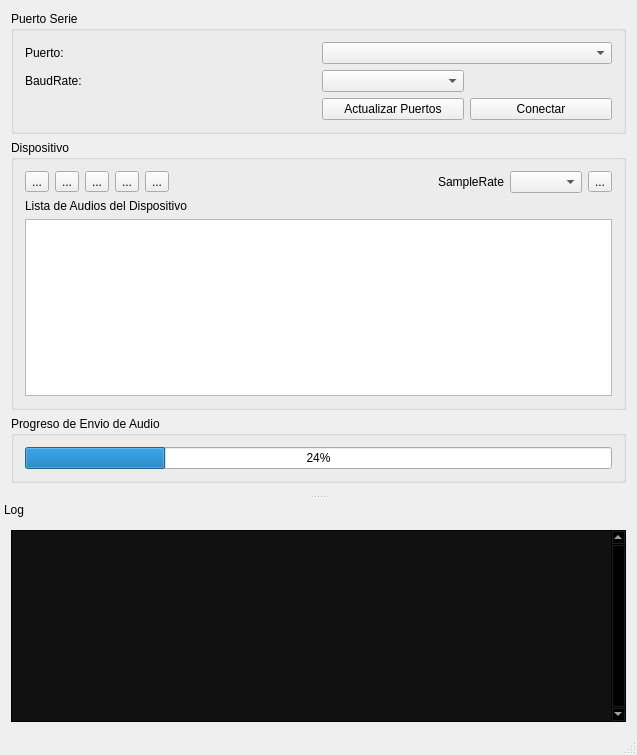
<?xml version="1.0" encoding="UTF-8"?>
<ui version="4.0">
 <class>MainWindow</class>
 <widget class="QMainWindow" name="MainWindow">
  <property name="geometry">
   <rect>
    <x>0</x>
    <y>0</y>
    <width>637</width>
    <height>755</height>
   </rect>
  </property>
  <property name="minimumSize">
   <size>
    <width>400</width>
    <height>400</height>
   </size>
  </property>
  <property name="baseSize">
   <size>
    <width>400</width>
    <height>400</height>
   </size>
  </property>
  <property name="windowTitle">
   <string>TPO Informatica 2</string>
  </property>
  <widget class="QWidget" name="centralWidget">
   <layout class="QGridLayout" name="gridLayout_4">
    <item row="1" column="0">
     <widget class="QGroupBox" name="groupBox_DeviceControl">
      <property name="title">
       <string>Dispositivo</string>
      </property>
      <property name="checkable">
       <bool>false</bool>
      </property>
      <layout class="QGridLayout" name="gridLayout">
       <item row="0" column="0">
        <layout class="QHBoxLayout" name="horizontalLayout">
         <item>
          <widget class="QToolButton" name="toolButton_Previous">
           <property name="text">
            <string>...</string>
           </property>
           <property name="icon">
            <iconset resource="icons.qrc">
             <normaloff>:/images/media-previous.png</normaloff>:/images/media-previous.png</iconset>
           </property>
           <property name="iconSize">
            <size>
             <width>32</width>
             <height>32</height>
            </size>
           </property>
          </widget>
         </item>
         <item>
          <widget class="QToolButton" name="toolButton_Stop">
           <property name="text">
            <string>...</string>
           </property>
           <property name="icon">
            <iconset resource="icons.qrc">
             <normaloff>:/images/media-stop.png</normaloff>:/images/media-stop.png</iconset>
           </property>
           <property name="iconSize">
            <size>
             <width>32</width>
             <height>32</height>
            </size>
           </property>
          </widget>
         </item>
         <item>
          <widget class="QToolButton" name="toolButton_Pause">
           <property name="text">
            <string>...</string>
           </property>
           <property name="icon">
            <iconset resource="icons.qrc">
             <normaloff>:/images/media-pause.png</normaloff>:/images/media-pause.png</iconset>
           </property>
           <property name="iconSize">
            <size>
             <width>32</width>
             <height>32</height>
            </size>
           </property>
          </widget>
         </item>
         <item>
          <widget class="QToolButton" name="toolButton_Play">
           <property name="text">
            <string>...</string>
           </property>
           <property name="icon">
            <iconset resource="icons.qrc">
             <normaloff>:/images/media-play.png</normaloff>:/images/media-play.png</iconset>
           </property>
           <property name="iconSize">
            <size>
             <width>32</width>
             <height>32</height>
            </size>
           </property>
          </widget>
         </item>
         <item>
          <widget class="QToolButton" name="toolButton_Next">
           <property name="text">
            <string>...</string>
           </property>
           <property name="icon">
            <iconset resource="icons.qrc">
             <normaloff>:/images/media-next.png</normaloff>:/images/media-next.png</iconset>
           </property>
           <property name="iconSize">
            <size>
             <width>32</width>
             <height>32</height>
            </size>
           </property>
          </widget>
         </item>
         <item>
          <spacer name="horizontalSpacer">
           <property name="orientation">
            <enum>Qt::Horizontal</enum>
           </property>
           <property name="sizeHint" stdset="0">
            <size>
             <width>40</width>
             <height>20</height>
            </size>
           </property>
          </spacer>
         </item>
         <item>
          <widget class="QLabel" name="label_SampleRate">
           <property name="text">
            <string>SampleRate</string>
           </property>
          </widget>
         </item>
         <item>
          <widget class="QComboBox" name="comboBox_SampleRate"/>
         </item>
         <item>
          <widget class="QToolButton" name="toolButton_Upload">
           <property name="toolTip">
            <string>Transferir un archivo de Audio al dispositivo</string>
           </property>
           <property name="text">
            <string>...</string>
           </property>
           <property name="icon">
            <iconset resource="icons.qrc">
             <normaloff>:/images/arrow-up.png</normaloff>:/images/arrow-up.png</iconset>
           </property>
           <property name="iconSize">
            <size>
             <width>32</width>
             <height>32</height>
            </size>
           </property>
          </widget>
         </item>
        </layout>
       </item>
       <item row="1" column="0">
        <widget class="QLabel" name="label_audioList">
         <property name="text">
          <string>Lista de Audios del Dispositivo</string>
         </property>
        </widget>
       </item>
       <item row="2" column="0">
        <widget class="QListWidget" name="listWidget_DeviceAudios">
         <property name="baseSize">
          <size>
           <width>0</width>
           <height>0</height>
          </size>
         </property>
         <property name="palette">
          <palette>
           <active>
            <colorrole role="Text">
             <brush brushstyle="SolidPattern">
              <color alpha="255">
               <red>24</red>
               <green>49</green>
               <blue>68</blue>
              </color>
             </brush>
            </colorrole>
           </active>
           <inactive>
            <colorrole role="Text">
             <brush brushstyle="SolidPattern">
              <color alpha="255">
               <red>24</red>
               <green>49</green>
               <blue>68</blue>
              </color>
             </brush>
            </colorrole>
           </inactive>
           <disabled>
            <colorrole role="Text">
             <brush brushstyle="SolidPattern">
              <color alpha="255">
               <red>190</red>
               <green>190</green>
               <blue>190</blue>
              </color>
             </brush>
            </colorrole>
           </disabled>
          </palette>
         </property>
         <property name="font">
          <font>
           <family>Liberation Mono</family>
           <pointsize>12</pointsize>
           <weight>75</weight>
           <bold>true</bold>
          </font>
         </property>
         <property name="frameShape">
          <enum>QFrame::StyledPanel</enum>
         </property>
         <property name="frameShadow">
          <enum>QFrame::Sunken</enum>
         </property>
         <property name="midLineWidth">
          <number>5</number>
         </property>
         <property name="alternatingRowColors">
          <bool>false</bool>
         </property>
         <property name="selectionMode">
          <enum>QAbstractItemView::NoSelection</enum>
         </property>
         <property name="isWrapping" stdset="0">
          <bool>false</bool>
         </property>
         <property name="spacing">
          <number>1</number>
         </property>
        </widget>
       </item>
      </layout>
     </widget>
    </item>
    <item row="2" column="0">
     <widget class="QGroupBox" name="groupBox_AudioProgress">
      <property name="title">
       <string>Progreso de Envio de Audio</string>
      </property>
      <layout class="QGridLayout" name="gridLayout_5">
       <item row="0" column="0">
        <widget class="QProgressBar" name="progressBar">
         <property name="value">
          <number>24</number>
         </property>
        </widget>
       </item>
      </layout>
     </widget>
    </item>
    <item row="0" column="0">
     <widget class="QGroupBox" name="groupBox_SerialConnection">
      <property name="title">
       <string>Puerto Serie</string>
      </property>
      <layout class="QGridLayout" name="gridLayout_2">
       <item row="0" column="0" rowspan="2" colspan="2">
        <widget class="QLabel" name="label_Port">
         <property name="text">
          <string>Puerto:</string>
         </property>
        </widget>
       </item>
       <item row="0" column="3" rowspan="2" colspan="2">
        <widget class="QComboBox" name="comboBox_PortList"/>
       </item>
       <item row="2" column="3">
        <widget class="QComboBox" name="comboBox_BaudRate"/>
       </item>
       <item row="5" column="3">
        <widget class="QPushButton" name="pushButton_RefreshPortList">
         <property name="text">
          <string>Actualizar Puertos</string>
         </property>
        </widget>
       </item>
       <item row="5" column="4">
        <widget class="QPushButton" name="pushButton_Connect">
         <property name="text">
          <string>Conectar</string>
         </property>
        </widget>
       </item>
       <item row="2" column="0">
        <widget class="QLabel" name="label_BaudRate">
         <property name="text">
          <string>BaudRate:</string>
         </property>
        </widget>
       </item>
      </layout>
     </widget>
    </item>
   </layout>
  </widget>
  <widget class="QStatusBar" name="statusBar"/>
  <widget class="QDockWidget" name="dockWidget_Terminal">
   <property name="features">
    <set>QDockWidget::NoDockWidgetFeatures</set>
   </property>
   <property name="windowTitle">
    <string>Log</string>
   </property>
   <attribute name="dockWidgetArea">
    <number>8</number>
   </attribute>
   <widget class="QWidget" name="dockWidgetContents_dockWidget_terminal">
    <layout class="QGridLayout" name="gridLayout_3">
     <item row="1" column="0">
      <widget class="QPlainTextEdit" name="plainTextEdit_Log">
       <property name="enabled">
        <bool>true</bool>
       </property>
       <property name="palette">
        <palette>
         <active>
          <colorrole role="WindowText">
           <brush brushstyle="SolidPattern">
            <color alpha="255">
             <red>255</red>
             <green>255</green>
             <blue>255</blue>
            </color>
           </brush>
          </colorrole>
          <colorrole role="Button">
           <brush brushstyle="SolidPattern">
            <color alpha="255">
             <red>0</red>
             <green>0</green>
             <blue>0</blue>
            </color>
           </brush>
          </colorrole>
          <colorrole role="Light">
           <brush brushstyle="SolidPattern">
            <color alpha="255">
             <red>0</red>
             <green>0</green>
             <blue>0</blue>
            </color>
           </brush>
          </colorrole>
          <colorrole role="Midlight">
           <brush brushstyle="SolidPattern">
            <color alpha="255">
             <red>0</red>
             <green>0</green>
             <blue>0</blue>
            </color>
           </brush>
          </colorrole>
          <colorrole role="Dark">
           <brush brushstyle="SolidPattern">
            <color alpha="255">
             <red>0</red>
             <green>0</green>
             <blue>0</blue>
            </color>
           </brush>
          </colorrole>
          <colorrole role="Mid">
           <brush brushstyle="SolidPattern">
            <color alpha="255">
             <red>0</red>
             <green>0</green>
             <blue>0</blue>
            </color>
           </brush>
          </colorrole>
          <colorrole role="Text">
           <brush brushstyle="SolidPattern">
            <color alpha="255">
             <red>0</red>
             <green>255</green>
             <blue>0</blue>
            </color>
           </brush>
          </colorrole>
          <colorrole role="BrightText">
           <brush brushstyle="SolidPattern">
            <color alpha="255">
             <red>255</red>
             <green>255</green>
             <blue>255</blue>
            </color>
           </brush>
          </colorrole>
          <colorrole role="ButtonText">
           <brush brushstyle="SolidPattern">
            <color alpha="255">
             <red>255</red>
             <green>255</green>
             <blue>255</blue>
            </color>
           </brush>
          </colorrole>
          <colorrole role="Base">
           <brush brushstyle="SolidPattern">
            <color alpha="255">
             <red>17</red>
             <green>17</green>
             <blue>17</blue>
            </color>
           </brush>
          </colorrole>
          <colorrole role="Window">
           <brush brushstyle="SolidPattern">
            <color alpha="255">
             <red>0</red>
             <green>0</green>
             <blue>0</blue>
            </color>
           </brush>
          </colorrole>
          <colorrole role="Shadow">
           <brush brushstyle="SolidPattern">
            <color alpha="255">
             <red>0</red>
             <green>0</green>
             <blue>0</blue>
            </color>
           </brush>
          </colorrole>
          <colorrole role="AlternateBase">
           <brush brushstyle="SolidPattern">
            <color alpha="255">
             <red>0</red>
             <green>0</green>
             <blue>0</blue>
            </color>
           </brush>
          </colorrole>
          <colorrole role="ToolTipBase">
           <brush brushstyle="SolidPattern">
            <color alpha="255">
             <red>255</red>
             <green>255</green>
             <blue>220</blue>
            </color>
           </brush>
          </colorrole>
          <colorrole role="ToolTipText">
           <brush brushstyle="SolidPattern">
            <color alpha="255">
             <red>0</red>
             <green>0</green>
             <blue>0</blue>
            </color>
           </brush>
          </colorrole>
         </active>
         <inactive>
          <colorrole role="WindowText">
           <brush brushstyle="SolidPattern">
            <color alpha="255">
             <red>255</red>
             <green>255</green>
             <blue>255</blue>
            </color>
           </brush>
          </colorrole>
          <colorrole role="Button">
           <brush brushstyle="SolidPattern">
            <color alpha="255">
             <red>0</red>
             <green>0</green>
             <blue>0</blue>
            </color>
           </brush>
          </colorrole>
          <colorrole role="Light">
           <brush brushstyle="SolidPattern">
            <color alpha="255">
             <red>0</red>
             <green>0</green>
             <blue>0</blue>
            </color>
           </brush>
          </colorrole>
          <colorrole role="Midlight">
           <brush brushstyle="SolidPattern">
            <color alpha="255">
             <red>0</red>
             <green>0</green>
             <blue>0</blue>
            </color>
           </brush>
          </colorrole>
          <colorrole role="Dark">
           <brush brushstyle="SolidPattern">
            <color alpha="255">
             <red>0</red>
             <green>0</green>
             <blue>0</blue>
            </color>
           </brush>
          </colorrole>
          <colorrole role="Mid">
           <brush brushstyle="SolidPattern">
            <color alpha="255">
             <red>0</red>
             <green>0</green>
             <blue>0</blue>
            </color>
           </brush>
          </colorrole>
          <colorrole role="Text">
           <brush brushstyle="SolidPattern">
            <color alpha="255">
             <red>0</red>
             <green>255</green>
             <blue>0</blue>
            </color>
           </brush>
          </colorrole>
          <colorrole role="BrightText">
           <brush brushstyle="SolidPattern">
            <color alpha="255">
             <red>255</red>
             <green>255</green>
             <blue>255</blue>
            </color>
           </brush>
          </colorrole>
          <colorrole role="ButtonText">
           <brush brushstyle="SolidPattern">
            <color alpha="255">
             <red>255</red>
             <green>255</green>
             <blue>255</blue>
            </color>
           </brush>
          </colorrole>
          <colorrole role="Base">
           <brush brushstyle="SolidPattern">
            <color alpha="255">
             <red>17</red>
             <green>17</green>
             <blue>17</blue>
            </color>
           </brush>
          </colorrole>
          <colorrole role="Window">
           <brush brushstyle="SolidPattern">
            <color alpha="255">
             <red>0</red>
             <green>0</green>
             <blue>0</blue>
            </color>
           </brush>
          </colorrole>
          <colorrole role="Shadow">
           <brush brushstyle="SolidPattern">
            <color alpha="255">
             <red>0</red>
             <green>0</green>
             <blue>0</blue>
            </color>
           </brush>
          </colorrole>
          <colorrole role="AlternateBase">
           <brush brushstyle="SolidPattern">
            <color alpha="255">
             <red>0</red>
             <green>0</green>
             <blue>0</blue>
            </color>
           </brush>
          </colorrole>
          <colorrole role="ToolTipBase">
           <brush brushstyle="SolidPattern">
            <color alpha="255">
             <red>255</red>
             <green>255</green>
             <blue>220</blue>
            </color>
           </brush>
          </colorrole>
          <colorrole role="ToolTipText">
           <brush brushstyle="SolidPattern">
            <color alpha="255">
             <red>0</red>
             <green>0</green>
             <blue>0</blue>
            </color>
           </brush>
          </colorrole>
         </inactive>
         <disabled>
          <colorrole role="WindowText">
           <brush brushstyle="SolidPattern">
            <color alpha="255">
             <red>0</red>
             <green>0</green>
             <blue>0</blue>
            </color>
           </brush>
          </colorrole>
          <colorrole role="Button">
           <brush brushstyle="SolidPattern">
            <color alpha="255">
             <red>0</red>
             <green>0</green>
             <blue>0</blue>
            </color>
           </brush>
          </colorrole>
          <colorrole role="Light">
           <brush brushstyle="SolidPattern">
            <color alpha="255">
             <red>0</red>
             <green>0</green>
             <blue>0</blue>
            </color>
           </brush>
          </colorrole>
          <colorrole role="Midlight">
           <brush brushstyle="SolidPattern">
            <color alpha="255">
             <red>0</red>
             <green>0</green>
             <blue>0</blue>
            </color>
           </brush>
          </colorrole>
          <colorrole role="Dark">
           <brush brushstyle="SolidPattern">
            <color alpha="255">
             <red>0</red>
             <green>0</green>
             <blue>0</blue>
            </color>
           </brush>
          </colorrole>
          <colorrole role="Mid">
           <brush brushstyle="SolidPattern">
            <color alpha="255">
             <red>0</red>
             <green>0</green>
             <blue>0</blue>
            </color>
           </brush>
          </colorrole>
          <colorrole role="Text">
           <brush brushstyle="SolidPattern">
            <color alpha="255">
             <red>0</red>
             <green>0</green>
             <blue>0</blue>
            </color>
           </brush>
          </colorrole>
          <colorrole role="BrightText">
           <brush brushstyle="SolidPattern">
            <color alpha="255">
             <red>255</red>
             <green>255</green>
             <blue>255</blue>
            </color>
           </brush>
          </colorrole>
          <colorrole role="ButtonText">
           <brush brushstyle="SolidPattern">
            <color alpha="255">
             <red>0</red>
             <green>0</green>
             <blue>0</blue>
            </color>
           </brush>
          </colorrole>
          <colorrole role="Base">
           <brush brushstyle="SolidPattern">
            <color alpha="255">
             <red>0</red>
             <green>0</green>
             <blue>0</blue>
            </color>
           </brush>
          </colorrole>
          <colorrole role="Window">
           <brush brushstyle="SolidPattern">
            <color alpha="255">
             <red>0</red>
             <green>0</green>
             <blue>0</blue>
            </color>
           </brush>
          </colorrole>
          <colorrole role="Shadow">
           <brush brushstyle="SolidPattern">
            <color alpha="255">
             <red>0</red>
             <green>0</green>
             <blue>0</blue>
            </color>
           </brush>
          </colorrole>
          <colorrole role="AlternateBase">
           <brush brushstyle="SolidPattern">
            <color alpha="255">
             <red>0</red>
             <green>0</green>
             <blue>0</blue>
            </color>
           </brush>
          </colorrole>
          <colorrole role="ToolTipBase">
           <brush brushstyle="SolidPattern">
            <color alpha="255">
             <red>255</red>
             <green>255</green>
             <blue>220</blue>
            </color>
           </brush>
          </colorrole>
          <colorrole role="ToolTipText">
           <brush brushstyle="SolidPattern">
            <color alpha="255">
             <red>0</red>
             <green>0</green>
             <blue>0</blue>
            </color>
           </brush>
          </colorrole>
         </disabled>
        </palette>
       </property>
       <property name="font">
        <font>
         <family>Andale Mono</family>
         <pointsize>10</pointsize>
        </font>
       </property>
       <property name="frameShadow">
        <enum>QFrame::Sunken</enum>
       </property>
       <property name="verticalScrollBarPolicy">
        <enum>Qt::ScrollBarAlwaysOn</enum>
       </property>
       <property name="horizontalScrollBarPolicy">
        <enum>Qt::ScrollBarAlwaysOff</enum>
       </property>
       <property name="readOnly">
        <bool>true</bool>
       </property>
       <property name="plainText">
        <string/>
       </property>
       <property name="textInteractionFlags">
        <set>Qt::NoTextInteraction</set>
       </property>
       <property name="centerOnScroll">
        <bool>false</bool>
       </property>
      </widget>
     </item>
    </layout>
   </widget>
  </widget>
 </widget>
 <layoutdefault spacing="6" margin="11"/>
 <resources>
  <include location="icons.qrc"/>
 </resources>
 <connections/>
</ui>
